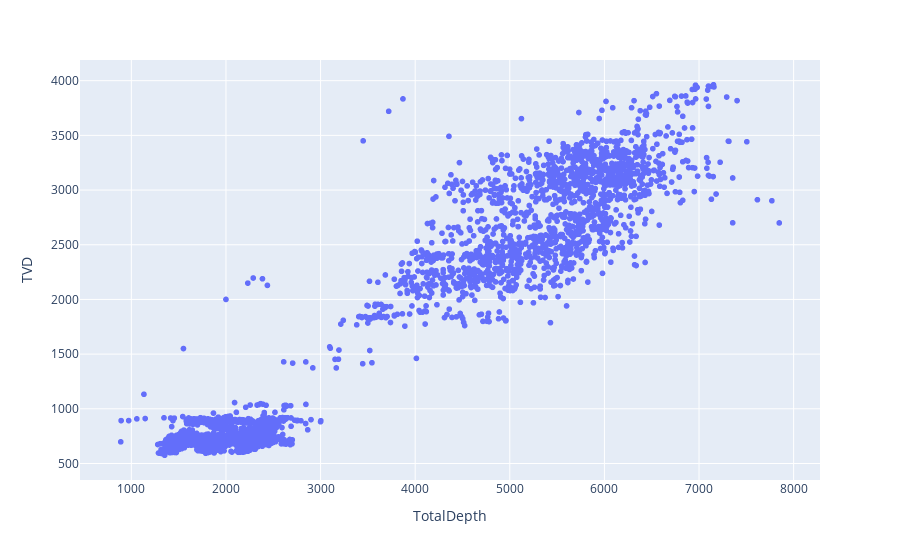

Notebook cell for this chart:
### Code cell
fig1 = px.scatter(data_wells, x="TotalDepth", y="TVD")

fig1.show()

### Figure 1 — Plotly figure (JSON) as saved in the notebook; plotly's stock layout.template omitted (floating-point values rounded to 4 significant figures; data arrays with more than 128 entries replaced by an {"elided": "..."} marker saying what was removed)
{"data": [{"hovertemplate": "TotalDepth=%{x}<br>TVD=%{y}<extra></extra>", "legendgroup": "", "marker": {"color": "#636efa", "symbol": "circle"}, "mode": "markers", "name": "", "showlegend": false, "type": "scattergl", "x": {"elided": "5583 float values"}, "xaxis": "x", "y": {"elided": "5583 float values"}, "yaxis": "y"}], "layout": {"legend": {"tracegroupgap": 0}, "margin": {"t": 60}, "xaxis": {"anchor": "y", "domain": [0, 1], "title": {"text": "TotalDepth"}}, "yaxis": {"anchor": "x", "domain": [0, 1], "title": {"text": "TVD"}}}}
